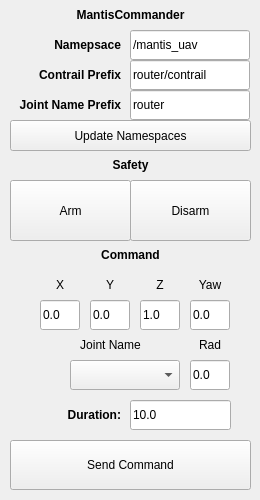
<?xml version="1.0" encoding="UTF-8"?>
<ui version="4.0">
 <class>MantisCommander</class>
 <widget class="QWidget" name="MantisCommander">
  <property name="geometry">
   <rect>
    <x>0</x>
    <y>0</y>
    <width>260</width>
    <height>500</height>
   </rect>
  </property>
  <property name="sizePolicy">
   <sizepolicy hsizetype="Preferred" vsizetype="Preferred">
    <horstretch>0</horstretch>
    <verstretch>0</verstretch>
   </sizepolicy>
  </property>
  <property name="minimumSize">
   <size>
    <width>260</width>
    <height>500</height>
   </size>
  </property>
  <property name="windowTitle">
   <string>Mantis Commander</string>
  </property>
  <widget class="QLabel" name="label_title">
   <property name="geometry">
    <rect>
     <x>10</x>
     <y>0</y>
     <width>241</width>
     <height>30</height>
    </rect>
   </property>
   <property name="font">
    <font>
     <weight>75</weight>
     <bold>true</bold>
    </font>
   </property>
   <property name="text">
    <string>MantisCommander</string>
   </property>
   <property name="alignment">
    <set>Qt::AlignCenter</set>
   </property>
  </widget>
  <widget class="QPushButton" name="button_update_namespaces">
   <property name="enabled">
    <bool>true</bool>
   </property>
   <property name="geometry">
    <rect>
     <x>10</x>
     <y>120</y>
     <width>241</width>
     <height>31</height>
    </rect>
   </property>
   <property name="text">
    <string>Update Namespaces</string>
   </property>
   <property name="default">
    <bool>false</bool>
   </property>
  </widget>
  <widget class="QLineEdit" name="textbox_namespace">
   <property name="geometry">
    <rect>
     <x>130</x>
     <y>30</y>
     <width>120</width>
     <height>30</height>
    </rect>
   </property>
   <property name="text">
    <string>/mantis_uav</string>
   </property>
   <property name="placeholderText">
    <string>/mavros</string>
   </property>
  </widget>
  <widget class="QLabel" name="label_command">
   <property name="geometry">
    <rect>
     <x>10</x>
     <y>240</y>
     <width>241</width>
     <height>30</height>
    </rect>
   </property>
   <property name="font">
    <font>
     <weight>75</weight>
     <bold>true</bold>
    </font>
   </property>
   <property name="text">
    <string>Command</string>
   </property>
   <property name="alignment">
    <set>Qt::AlignCenter</set>
   </property>
  </widget>
  <widget class="QPushButton" name="button_send_command">
   <property name="enabled">
    <bool>true</bool>
   </property>
   <property name="geometry">
    <rect>
     <x>10</x>
     <y>440</y>
     <width>241</width>
     <height>50</height>
    </rect>
   </property>
   <property name="text">
    <string>Send Command</string>
   </property>
  </widget>
  <widget class="QLineEdit" name="textbox_contrail">
   <property name="geometry">
    <rect>
     <x>130</x>
     <y>60</y>
     <width>120</width>
     <height>30</height>
    </rect>
   </property>
   <property name="text">
    <string>router/contrail</string>
   </property>
   <property name="placeholderText">
    <string>/mavros</string>
   </property>
  </widget>
  <widget class="QLineEdit" name="textbox_joint_prefix">
   <property name="geometry">
    <rect>
     <x>130</x>
     <y>90</y>
     <width>120</width>
     <height>30</height>
    </rect>
   </property>
   <property name="text">
    <string>router</string>
   </property>
   <property name="placeholderText">
    <string>/mavros</string>
   </property>
  </widget>
  <widget class="QLabel" name="label_namespace">
   <property name="geometry">
    <rect>
     <x>10</x>
     <y>30</y>
     <width>111</width>
     <height>30</height>
    </rect>
   </property>
   <property name="font">
    <font>
     <weight>75</weight>
     <bold>true</bold>
    </font>
   </property>
   <property name="text">
    <string>Namepsace</string>
   </property>
   <property name="alignment">
    <set>Qt::AlignRight|Qt::AlignTrailing|Qt::AlignVCenter</set>
   </property>
  </widget>
  <widget class="QLabel" name="label_contrail">
   <property name="geometry">
    <rect>
     <x>10</x>
     <y>60</y>
     <width>111</width>
     <height>30</height>
    </rect>
   </property>
   <property name="font">
    <font>
     <weight>75</weight>
     <bold>true</bold>
    </font>
   </property>
   <property name="text">
    <string>Contrail Prefix</string>
   </property>
   <property name="alignment">
    <set>Qt::AlignRight|Qt::AlignTrailing|Qt::AlignVCenter</set>
   </property>
  </widget>
  <widget class="QLabel" name="label_joint_prefix">
   <property name="geometry">
    <rect>
     <x>10</x>
     <y>90</y>
     <width>111</width>
     <height>30</height>
    </rect>
   </property>
   <property name="font">
    <font>
     <weight>75</weight>
     <bold>true</bold>
    </font>
   </property>
   <property name="text">
    <string>Joint Name Prefix</string>
   </property>
   <property name="alignment">
    <set>Qt::AlignRight|Qt::AlignTrailing|Qt::AlignVCenter</set>
   </property>
  </widget>
  <widget class="QLineEdit" name="textbox_goto_pos_y">
   <property name="geometry">
    <rect>
     <x>90</x>
     <y>300</y>
     <width>40</width>
     <height>30</height>
    </rect>
   </property>
   <property name="text">
    <string>0.0</string>
   </property>
   <property name="placeholderText">
    <string>/mavros</string>
   </property>
  </widget>
  <widget class="QLineEdit" name="textbox_goto_pos_x">
   <property name="geometry">
    <rect>
     <x>40</x>
     <y>300</y>
     <width>40</width>
     <height>30</height>
    </rect>
   </property>
   <property name="text">
    <string>0.0</string>
   </property>
   <property name="placeholderText">
    <string>/mavros</string>
   </property>
  </widget>
  <widget class="QLineEdit" name="textbox_goto_pos_z">
   <property name="geometry">
    <rect>
     <x>140</x>
     <y>300</y>
     <width>40</width>
     <height>30</height>
    </rect>
   </property>
   <property name="text">
    <string>1.0</string>
   </property>
   <property name="placeholderText">
    <string>/mavros</string>
   </property>
  </widget>
  <widget class="QLineEdit" name="textbox_goto_yaw">
   <property name="geometry">
    <rect>
     <x>190</x>
     <y>300</y>
     <width>40</width>
     <height>30</height>
    </rect>
   </property>
   <property name="text">
    <string>0.0</string>
   </property>
   <property name="placeholderText">
    <string>/mavros</string>
   </property>
  </widget>
  <widget class="QLabel" name="label_command_2">
   <property name="geometry">
    <rect>
     <x>40</x>
     <y>270</y>
     <width>40</width>
     <height>30</height>
    </rect>
   </property>
   <property name="font">
    <font>
     <weight>50</weight>
     <bold>false</bold>
    </font>
   </property>
   <property name="text">
    <string>X</string>
   </property>
   <property name="alignment">
    <set>Qt::AlignCenter</set>
   </property>
  </widget>
  <widget class="QLabel" name="label_command_3">
   <property name="geometry">
    <rect>
     <x>90</x>
     <y>270</y>
     <width>40</width>
     <height>30</height>
    </rect>
   </property>
   <property name="font">
    <font>
     <weight>50</weight>
     <bold>false</bold>
    </font>
   </property>
   <property name="text">
    <string>Y</string>
   </property>
   <property name="alignment">
    <set>Qt::AlignCenter</set>
   </property>
  </widget>
  <widget class="QLabel" name="label_command_4">
   <property name="geometry">
    <rect>
     <x>140</x>
     <y>270</y>
     <width>40</width>
     <height>30</height>
    </rect>
   </property>
   <property name="font">
    <font>
     <weight>50</weight>
     <bold>false</bold>
    </font>
   </property>
   <property name="text">
    <string>Z</string>
   </property>
   <property name="alignment">
    <set>Qt::AlignCenter</set>
   </property>
  </widget>
  <widget class="QLabel" name="label_command_5">
   <property name="geometry">
    <rect>
     <x>190</x>
     <y>270</y>
     <width>40</width>
     <height>30</height>
    </rect>
   </property>
   <property name="font">
    <font>
     <weight>50</weight>
     <bold>false</bold>
    </font>
   </property>
   <property name="text">
    <string>Yaw</string>
   </property>
   <property name="alignment">
    <set>Qt::AlignCenter</set>
   </property>
  </widget>
  <widget class="QComboBox" name="combo_joints">
   <property name="geometry">
    <rect>
     <x>70</x>
     <y>360</y>
     <width>110</width>
     <height>30</height>
    </rect>
   </property>
  </widget>
  <widget class="QLineEdit" name="textbox_goto_joint">
   <property name="geometry">
    <rect>
     <x>190</x>
     <y>360</y>
     <width>40</width>
     <height>30</height>
    </rect>
   </property>
   <property name="text">
    <string>0.0</string>
   </property>
   <property name="placeholderText">
    <string>/mavros</string>
   </property>
  </widget>
  <widget class="QLabel" name="label_command_6">
   <property name="geometry">
    <rect>
     <x>40</x>
     <y>330</y>
     <width>141</width>
     <height>30</height>
    </rect>
   </property>
   <property name="font">
    <font>
     <weight>50</weight>
     <bold>false</bold>
    </font>
   </property>
   <property name="text">
    <string>Joint Name</string>
   </property>
   <property name="alignment">
    <set>Qt::AlignCenter</set>
   </property>
  </widget>
  <widget class="QLabel" name="label_command_7">
   <property name="geometry">
    <rect>
     <x>190</x>
     <y>330</y>
     <width>40</width>
     <height>30</height>
    </rect>
   </property>
   <property name="font">
    <font>
     <weight>50</weight>
     <bold>false</bold>
    </font>
   </property>
   <property name="text">
    <string>Rad</string>
   </property>
   <property name="alignment">
    <set>Qt::AlignCenter</set>
   </property>
  </widget>
  <widget class="QLabel" name="label_command_8">
   <property name="geometry">
    <rect>
     <x>30</x>
     <y>400</y>
     <width>91</width>
     <height>30</height>
    </rect>
   </property>
   <property name="font">
    <font>
     <weight>75</weight>
     <bold>true</bold>
    </font>
   </property>
   <property name="text">
    <string>Duration:</string>
   </property>
   <property name="alignment">
    <set>Qt::AlignRight|Qt::AlignTrailing|Qt::AlignVCenter</set>
   </property>
  </widget>
  <widget class="QLineEdit" name="textbox_goto_duration">
   <property name="geometry">
    <rect>
     <x>130</x>
     <y>400</y>
     <width>101</width>
     <height>30</height>
    </rect>
   </property>
   <property name="text">
    <string>10.0</string>
   </property>
   <property name="placeholderText">
    <string>/mavros</string>
   </property>
  </widget>
  <widget class="QPushButton" name="button_arm">
   <property name="enabled">
    <bool>true</bool>
   </property>
   <property name="geometry">
    <rect>
     <x>10</x>
     <y>180</y>
     <width>121</width>
     <height>61</height>
    </rect>
   </property>
   <property name="text">
    <string>Arm</string>
   </property>
   <property name="default">
    <bool>false</bool>
   </property>
  </widget>
  <widget class="QPushButton" name="button_disarm">
   <property name="enabled">
    <bool>true</bool>
   </property>
   <property name="geometry">
    <rect>
     <x>130</x>
     <y>180</y>
     <width>121</width>
     <height>61</height>
    </rect>
   </property>
   <property name="text">
    <string>Disarm</string>
   </property>
   <property name="default">
    <bool>false</bool>
   </property>
  </widget>
  <widget class="QLabel" name="label_command_9">
   <property name="geometry">
    <rect>
     <x>10</x>
     <y>150</y>
     <width>241</width>
     <height>30</height>
    </rect>
   </property>
   <property name="font">
    <font>
     <weight>75</weight>
     <bold>true</bold>
    </font>
   </property>
   <property name="text">
    <string>Safety</string>
   </property>
   <property name="alignment">
    <set>Qt::AlignCenter</set>
   </property>
  </widget>
 </widget>
 <resources/>
 <connections/>
</ui>
